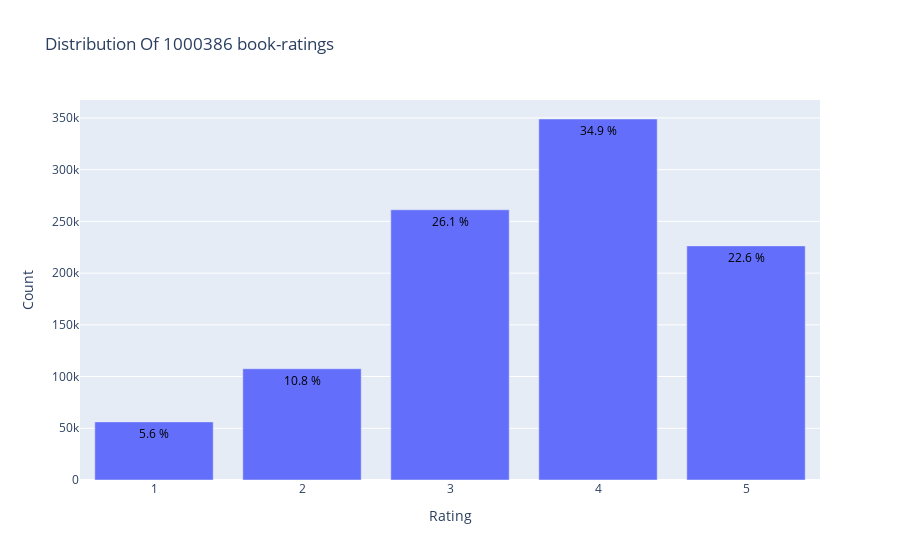

Notebook source saved alongside this figure:
### Code cell
from plotly.offline import init_notebook_mode, plot, iplot
import plotly.graph_objs as go
init_notebook_mode(connected=True)

data = df['rating'].value_counts().sort_index(ascending=False)
trace = go.Bar(x = data.index,
               text = ['{:.1f} %'.format(val) for val in (data.values / df.shape[0] * 100)],
               textposition = 'auto',
               textfont = dict(color = '#000000'),
               y = data.values,
               )
# Create layout
layout = dict(title = 'Distribution Of {} book-ratings'.format(df.shape[0]),
              xaxis = dict(title = 'Rating'),
              yaxis = dict(title = 'Count'))
# Create plot
fig = go.Figure(data=[trace], layout=layout)
iplot(fig)

### Figure 1 — Plotly figure (JSON) as saved in the notebook; plotly's stock layout.template omitted (floating-point values rounded to 4 significant figures)
{"data": [{"text": ["22.6 %", "34.9 %", "26.1 %", "10.8 %", "5.6 %"], "textfont": {"color": "#000000"}, "textposition": "auto", "x": [5, 4, 3, 2, 1], "y": [226310, 348971, 261197, 107557, 56174], "type": "bar"}], "layout": {"title": {"text": "Distribution Of 1000386 book-ratings"}, "xaxis": {"title": {"text": "Rating"}}, "yaxis": {"title": {"text": "Count"}}}}
